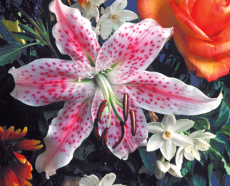
#> input picture Images/lily.tif, 230 x 186 px, found by its file name
$ python Exercise0.py
#> lines starting #> are read from the running program, lines starting #| are printed output that depends on the picture; after the words box and inside, x2 and y2 are one past the last pixel; in counts of white or black regions, pixels touching at a corner belong together
import numpy as np
import cv2
import matplotlib.pyplot as plt

path = 'Images/'

img = cv2.imread(path+'lily.tif')
#> img is the input picture: shape (186, 230, 3); mean B, G, R 107.7, 101.8, 137.5
# cv2.imshow('image',img)
gray_image = cv2.cvtColor(img, cv2.COLOR_BGR2GRAY)
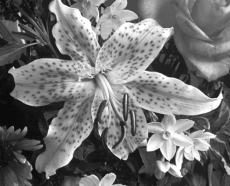
#> gray_image: shape (186, 230); min 9, max 255, mean 113.1
# cv2.imshow('gray_image',gray_image)
cv2.imwrite(path+'lily_gray.tif', gray_image)

plt.hist(gray_image.ravel(),256,[0,256])
plt.show()
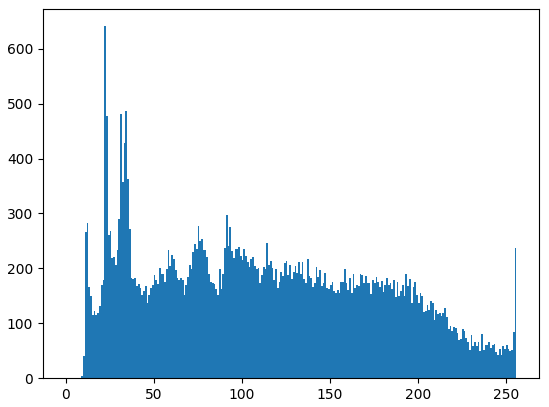
#> figure drawn by matplotlib, 1 panel; tallest bar 641 high, from x = 22 to 23

img = cv2.imread(path+'lily_gray.tif',1)
#> img: shape (186, 230, 3); min 9, max 255, mean 113.1
img = cv2.cvtColor(img, cv2.COLOR_BGR2RGB)

plt.subplot(2,2,1)
plt.imshow(img)
plt.title('original')
plt.xticks([])
plt.yticks([])

retval, threshold = cv2.threshold(img, 100, 255, cv2.THRESH_BINARY)
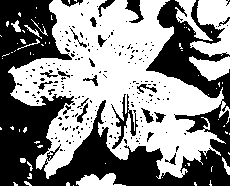
#> threshold: shape (186, 230, 3); 53.7% white; 209 black regions (186 under 20 px), largest, box (x1, y1, x2, y2) and area: (0, 0, 230, 186) 17657, (111, 94, 138, 149) 385, (125, 0, 144, 23) 213
plt.subplot(2,2,2)
plt.imshow(threshold)
plt.title('threshold')
plt.xticks([])
plt.yticks([])

height = img.shape[0]
#> height = 186
width = img.shape[1]
#> width = 230

hr = cv2.resize(img, (0,0), fx = 0.5, fy = 0.5)
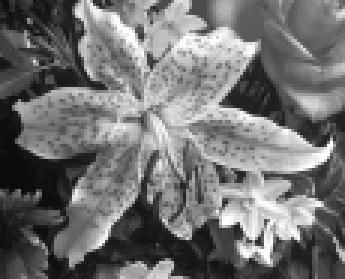
#> hr: shape (93, 115, 3) (shown 3 times larger); min 10, max 255, mean 113.3
plt.subplot(2,2,3)
plt.imshow(hr)
plt.title('halfresolution')
plt.xticks([])
plt.yticks([])

reduction = 50 # percentage
scale = int(reduction/2)
centerX,centerY=int(height/2),int(width/2)
#> centerX = 93; centerY = 115
radiusX,radiusY= int(scale*height/100),int(scale*width/100)
#> radiusX = 46; radiusY = 57

minX,maxX=centerX-radiusX,centerX+radiusX
#> minX = 47; maxX = 139
minY,maxY=centerY-radiusY,centerY+radiusY
#> minY = 58; maxY = 172

cropped = img[minX:maxX, minY:maxY]
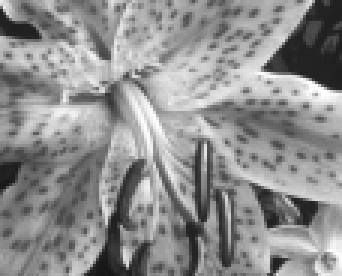
#> cropped: shape (92, 114, 3) (shown 3 times larger); min 22, max 255, mean 141.9
resized_cropped = cv2.resize(cropped, (width, height))
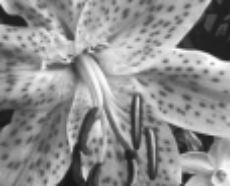
#> resized_cropped: shape (186, 230, 3); min 22, max 255, mean 141.8
plt.subplot(2,2,4)
plt.imshow(resized_cropped)
plt.title('zoomed')
plt.xticks([])
plt.yticks([])

plt.show()
# cv2.waitKey(0)
# cv2.closeAllWindows()

$ run again, with Images/alumgrns.tif copied over Images/lily.tif
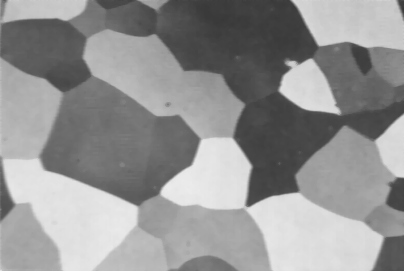
#> input picture Images/alumgrns.tif, 404 x 271 px, found by its file name
#> img is the input picture: shape (271, 404, 3); min 55, max 236, mean 147.1
#> `retval, threshold = cv2.threshold(img, 100, 255, cv2.THRESH_BINARY)`:
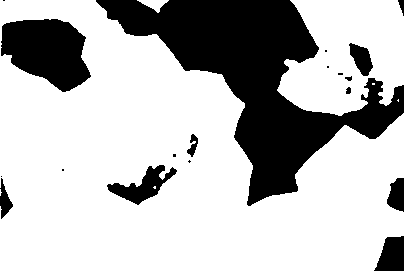
#> threshold: shape (271, 404, 3); 73.1% white; 19 black regions (8 under 20 px), largest, box (x1, y1, x2, y2) and area: (96, 0, 404, 206) 21564, (1, 19, 91, 92) 4560, (107, 165, 177, 205) 1096
#> `plt.show()`:
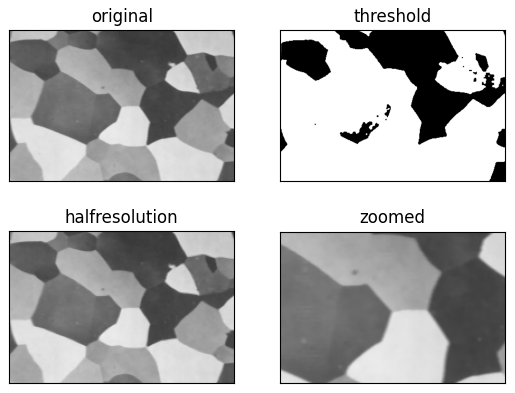
#> figure drawn by matplotlib, 4 panels

$ run again, with Images/blood.tif copied over Images/lily.tif
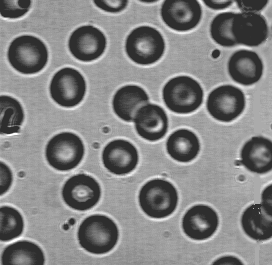
#> input picture Images/blood.tif, 272 x 265 px, found by its file name
#> img is the input picture: shape (265, 272, 3); min 46, max 255, mean 129.8
#> `retval, threshold = cv2.threshold(img, 100, 255, cv2.THRESH_BINARY)`:
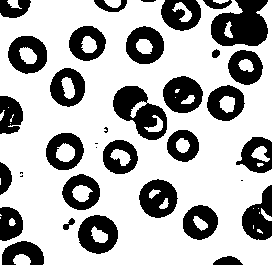
#> threshold: shape (265, 272, 3); 70.1% white; 36 black regions (6 under 20 px), largest, box (x1, y1, x2, y2) and area: (211, 0, 268, 46) 1873, (113, 86, 167, 140) 1558, (163, 76, 203, 113) 1052
#> `cropped = img[minX:maxX, minY:maxY]`:
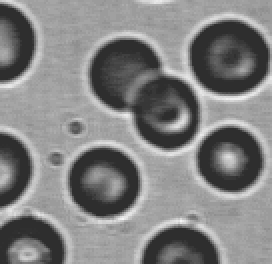
#> cropped: shape (132, 136, 3) (shown 2 times larger); min 46, max 246, mean 129.7

$ run again, with Images/kids.tif copied over Images/lily.tif
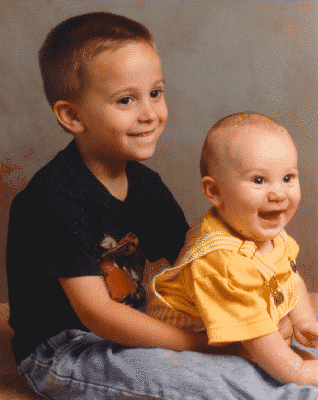
#> input picture Images/kids.tif, 318 x 400 px, found by its file name
#> img is the input picture: shape (400, 318, 3); mean B, G, R 77.9, 97.4, 128.7
#> `retval, threshold = cv2.threshold(img, 100, 255, cv2.THRESH_BINARY)`:
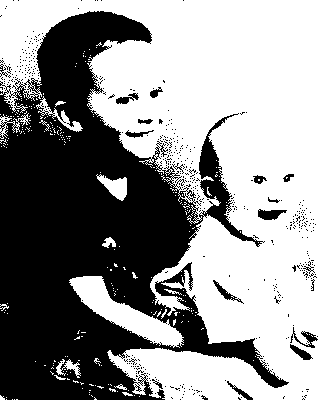
#> threshold: shape (400, 318, 3); 56.4% white; 470 black regions (452 under 20 px), largest, box (x1, y1, x2, y2) and area: (0, 11, 289, 400) 53173, (258, 209, 287, 220) 206, (290, 327, 318, 348) 170
#> `cropped = img[minX:maxX, minY:maxY]`:
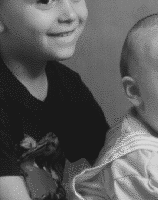
#> cropped: shape (200, 158, 3); min 25, max 217, mean 90.4
